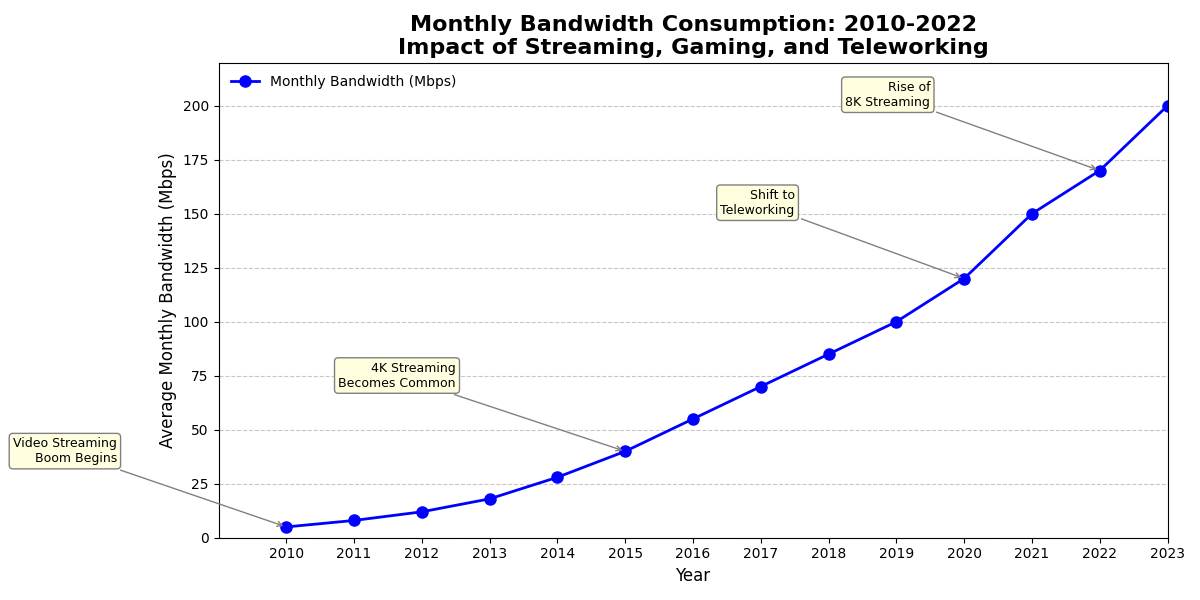

Source code (Python):
import matplotlib.pyplot as plt
import numpy as np

# Backstory: The chart presents the progression of the average monthly bandwidth consumption in Mbps 
# for a typical household from 2010 to 2022. It reflects the increasing trend due to the rise in video 
# streaming, online gaming, and teleworking.

# Data inputs
years = np.arange(2010, 2024)
bandwidth = [5, 8, 12, 18, 28, 40, 55, 70, 85, 100, 120, 150, 170, 200]

# Create the figure and axis
fig, ax = plt.subplots(figsize=(12, 6))

# Main line plot
ax.plot(years, bandwidth, color='blue', marker='o', linestyle='-', linewidth=2, markersize=8, label='Monthly Bandwidth (Mbps)')

# Annotations for key milestones in the bandwidth consumption history
milestones = {
    2010: "Video Streaming\nBoom Begins",
    2015: "4K Streaming\nBecomes Common",
    2020: "Shift to\nTeleworking",
    2022: "Rise of\n8K Streaming"
}

# Annotate milestones
for year, event in milestones.items():
    annotation_x = year
    annotation_y = bandwidth[years.tolist().index(year)]
    ax.annotate(
        event,
        xy=(annotation_x, annotation_y), 
        xytext=(annotation_x - 2.5, annotation_y + 30), 
        textcoords='data',
        arrowprops=dict(arrowstyle="->", color='grey'),
        color='black', fontsize=9, ha='right', bbox=dict(boxstyle="round,pad=0.3", edgecolor='grey', facecolor='lightyellow')
    )

# Customizing plot appearance
ax.set_title("Monthly Bandwidth Consumption: 2010-2022\nImpact of Streaming, Gaming, and Teleworking", fontsize=16, weight='bold')
ax.set_xlabel("Year", fontsize=12)
ax.set_ylabel("Average Monthly Bandwidth (Mbps)", fontsize=12)

ax.set_xticks(years)
ax.set_xlim(2009, 2023)
ax.set_ylim(0, 220)
ax.yaxis.grid(True, linestyle='--', alpha=0.7)

# Add legend
ax.legend(loc='upper left', frameon=False)

# Ensure layout fits all elements and text
plt.tight_layout()

# Display the plot
plt.show()
